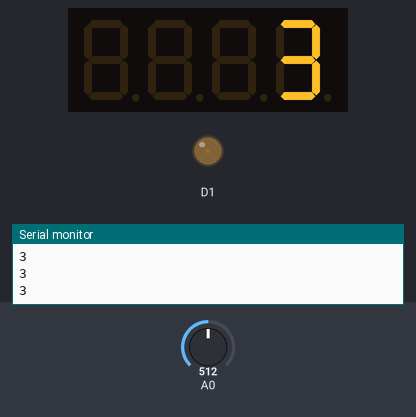
A sketch run on a simulated ESP8266 (NodeMCU). Parts: 4-digit seven-segment display, output pins drawn as LEDs (lit = HIGH), the last lines printed to the serial monitor. Inputs (shaded band) come from the test bench; at power-on: A0 = 512.

Above: at 1.2 s.
1.3 s: A0 set to 0
At 2.4 s:
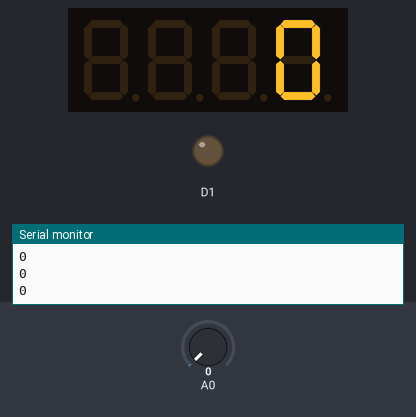
2.8 s: A0 set to 122
At 3.6 s:
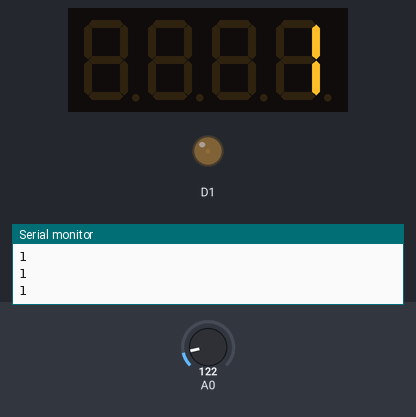
4.3 s: A0 set to 306
At 4.8 s:
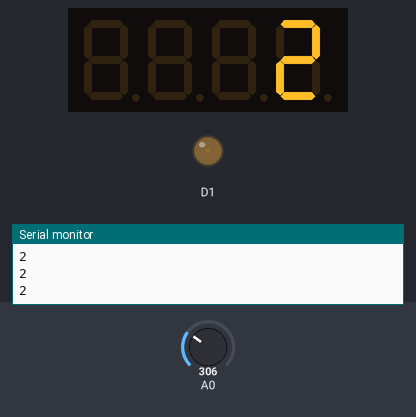
Timing chart, 0 to 7.3 s (numbered marks = the images above; inputs shaded):
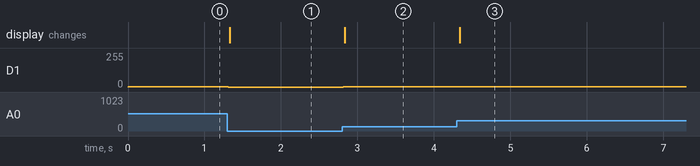

Measured:
- after the input at 1.3 s, D1: 3/255 → 0/255 at once; the display: changes at once (image 1)
- after the input at 2.8 s, D1: 0/255 → 1/255 at once; the display: changes at once (image 2)
- after the input at 4.3 s, D1: 1/255 → 2/255 at once; the display: changes at once (image 3)

The sketch:

Potantiniometer.ino
```cpp
#include <TM1637Display.h>
#define CLK D6
#define DIO D5
TM1637Display display(CLK, DIO);

void setup() {
  // put your setup code here, to run once:
  pinMode(A0,INPUT);
  pinMode(D1,OUTPUT);
  Serial.begin(9600);
}

void loop() {
  // put your main code here, to run repeatedly:
  int x=analogRead(A0);
  x = map(x,0,1023,0,6);
  analogWrite(D1, x);
  Serial.print(x);
  Serial.println("");
  display.setBrightness(7);
  display.showNumberDec(x, false);
}
```
